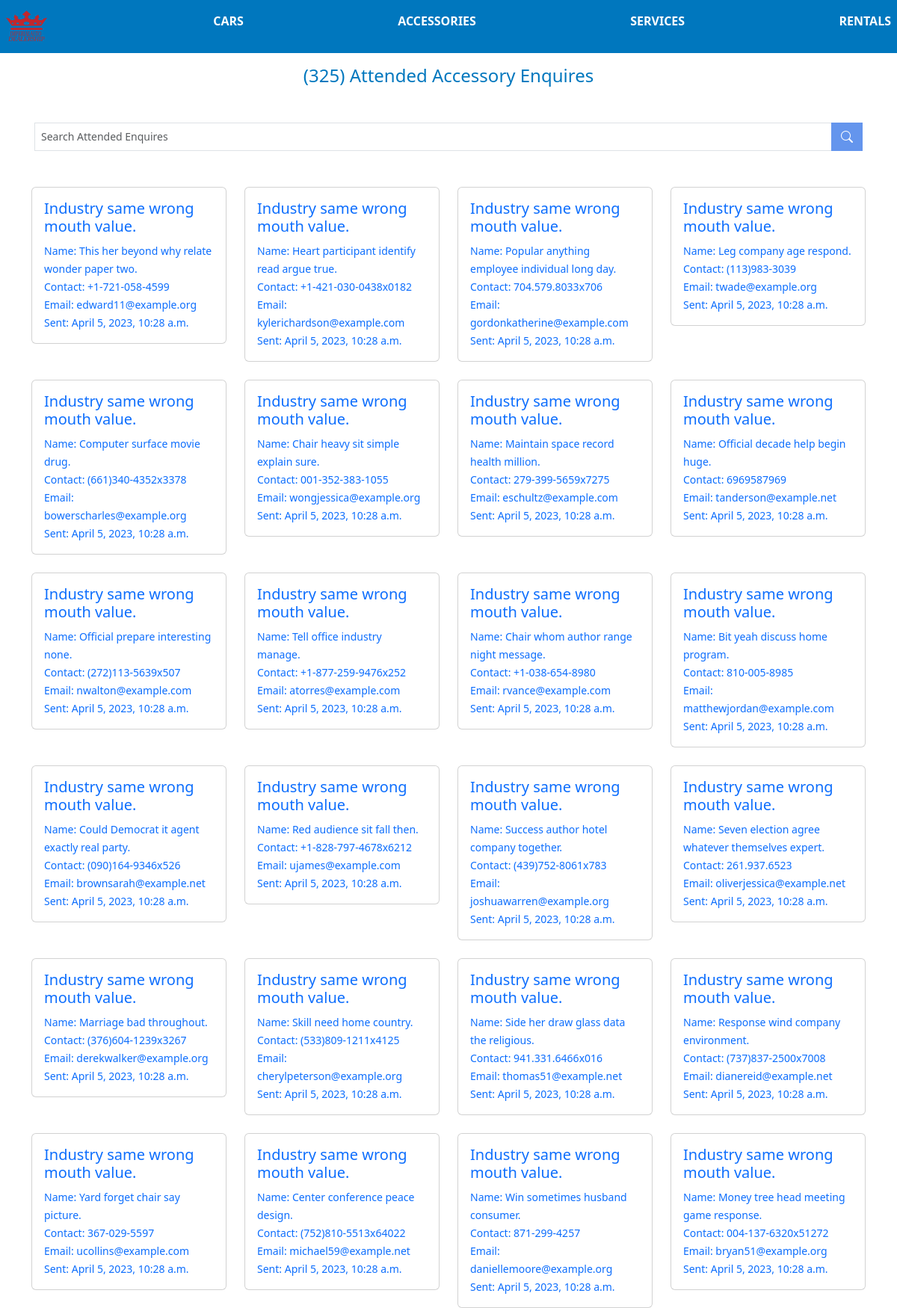
Screenshot of /accessories/list-accessory-enquiry-attended-to/ (upper part) with the database file from the repository.
### Accessories/models.py (models this page shows, shortened)
class AccessoriesEnquiry(models.Model):
    accessory =  models.ForeignKey(Accessories, related_name='accessory_enquiry', on_delete=models.CASCADE)
    name = models.CharField(max_length=200)
    phone_regex = RegexValidator(
        regex=r'^\+?[0-9]{1,3}?\s?\-?[0-9]{1,15}$',
        message="Phone number must be entered in the format: '+999 999999999'. Up to 15 digits allowed."
    )
    contact_no = models.CharField(validators=[phone_regex], max_length=17, null=True, blank=True)
    message = models.TextField()
    slug = models.SlugField(blank=True, null=True, editable=False)
    email = models.EmailField()
    created = models.DateTimeField(auto_now_add=True)
    attended_to = models.BooleanField(default=False)
    class Meta:
        verbose_name_plural = "Accessory Enquires"

class Accessories(models.Model):
    name = models.CharField(max_length = 100)
    description = models.TextField()
    main_image = models.ImageField(upload_to=accessories_path)
    price = models.DecimalField(max_digits=10, decimal_places=2)
    slug = models.SlugField(blank=True, null=True, editable=False)
    phone_regex = RegexValidator(
        regex=r'^\+?[0-9]{1,3}?\s?\-?[0-9]{1,15}$',
        message="Phone number must be entered in the format: '+999 999999999'. Up to 15 digits allowed."
    )
    contact_no = models.CharField(validators=[phone_regex], max_length=17, null=True, blank=True)
    user = models.ForeignKey(User, on_delete=models.CASCADE)
    created = models.DateTimeField(auto_now_add=True)
    class Meta:
        verbose_name_plural = "Accessories"

### Accessories/views.py (the view, shortened to what this page needs)
# urls.py: path('list-accessory-enquiry-attended-to/', ListAccessoriesEnquiryAttendedTo.as_view(), name='list-accessory-attended-to'),
class ListAccessoriesEnquiryAttendedTo(ListView, LoginRequiredMixin, UserPassesTestMixin):
    model = AccessoriesEnquiry
    context_object_name = 'accessories_enquiry'
    template_name = 'accessories/accessories_enquiry/list_accessories_enquiry_attended_to.html'
    paginate_by = 50
    def get_queryset(self):
        queryset = super().get_queryset()
        queryset = queryset.filter(attended_to=True).order_by('-created')
        return queryset
    def get_context_data(self, **kwargs):
        context = super().get_context_data(**kwargs)
        context['count'] = self.get_queryset().count()
        return context

### templates/accessories/accessories_enquiry/list_accessories_enquiry_attended_to.html (shortened to what this page needs)
{% extends 'layout/index.html' %} {% block content %}
<h4 class="my-3 text-center nice-blue">({{count}}) Attended Accessory Enquires </h4>
<nav class="container mt-5 d-flex justify-content-center">
    <form action={% url 'search-list-accessory-attended-to' %} method='GET' class="d-flex justify-content-center search input-group  w-100 mx-1">
        <input class="form-control form-control-sm " type="search" name="q" placeholder="Search Attended Enquires" aria-label="Search" style="border-radius:0px">
        <button style="border-radius:0px" class="btn   navbar-bgc1 text-white search" type="submit"><i class="bi bi-search" ></i></button>
        <br>
    </form>
</nav>
<div class="container mt-5">
    <div class="row">
        {% for enquiry in accessories_enquiry %}
        <div class="col-lg-3 col-md-6 col-sm-12">
            <a class='link' href="{% url 'detail-accessory-enquiry' enquiry.id enquiry.slug %}">
                <div class="col-md-4 w-100">
                    <div class="card mb-4 ">
                        <div class="card-body">
                            <h5 class="card-title">{{enquiry.accessory.name|capfirst}}</h5>
                            <small class="card-text">Name: {{enquiry.name}}</small> <br>
                            <small class="card-text">Contact: {{enquiry.contact_no}}</small> <br>
                            <small class="card-text">Email: {{enquiry.email}}</small> <br>
                            <small class="card-text">Sent: {{enquiry.created}}</small> <br>
                        </div>
                    </div>
                </div>
            </a>
        </div>
        {% endfor %}
    </div>
</div>
{% endblock %}

### rows the page displays
AccessoriesEnquiry: accessory.name "Industry same wrong mouth value.", name "This her beyond why relate wonder paper two.", contact_no "+1-721-058-4599", email "edward11@example.org", created "April 5, 2023, 10:28 a.m."
AccessoriesEnquiry: accessory.name "Industry same wrong mouth value.", name "Heart participant identify read argue true.", contact_no "+1-421-030-0438x0182", email "kylerichardson@example.com", created "April 5, 2023, 10:28 a.m."
AccessoriesEnquiry: accessory.name "Industry same wrong mouth value.", name "Popular anything employee individual long day.", contact_no "704.579.8033x706", email "gordonkatherine@example.com", created "April 5, 2023, 10:28 a.m."
AccessoriesEnquiry: accessory.name "Industry same wrong mouth value.", name "Leg company age respond.", contact_no "(113)983-3039", email "twade@example.org", created "April 5, 2023, 10:28 a.m."
AccessoriesEnquiry: accessory.name "Industry same wrong mouth value.", name "Computer surface movie drug.", contact_no "(661)340-4352x3378", email "bowerscharles@example.org", created "April 5, 2023, 10:28 a.m."
AccessoriesEnquiry: accessory.name "Industry same wrong mouth value.", name "Chair heavy sit simple explain sure.", contact_no "001-352-383-1055", email "wongjessica@example.org", created "April 5, 2023, 10:28 a.m."
AccessoriesEnquiry: accessory.name "Industry same wrong mouth value.", name "Maintain space record health million.", contact_no "279-399-5659x7275", email "eschultz@example.com", created "April 5, 2023, 10:28 a.m."
AccessoriesEnquiry: accessory.name "Industry same wrong mouth value.", name "Official decade help begin huge.", contact_no "6969587969", email "tanderson@example.net", created "April 5, 2023, 10:28 a.m."
AccessoriesEnquiry: accessory.name "Industry same wrong mouth value.", name "Official prepare interesting none.", contact_no "(272)113-5639x507", email "nwalton@example.com", created "April 5, 2023, 10:28 a.m."
AccessoriesEnquiry: accessory.name "Industry same wrong mouth value.", name "Tell office industry manage.", contact_no "+1-877-259-9476x252", email "atorres@example.com", created "April 5, 2023, 10:28 a.m."
AccessoriesEnquiry: accessory.name "Industry same wrong mouth value.", name "Chair whom author range night message.", contact_no "+1-038-654-8980", email "rvance@example.com", created "April 5, 2023, 10:28 a.m."
AccessoriesEnquiry: accessory.name "Industry same wrong mouth value.", name "Bit yeah discuss home program.", contact_no "810-005-8985", email "matthewjordan@example.com", created "April 5, 2023, 10:28 a.m."
AccessoriesEnquiry: accessory.name "Industry same wrong mouth value.", name "Could Democrat it agent exactly real party.", contact_no "(090)164-9346x526", email "brownsarah@example.net", created "April 5, 2023, 10:28 a.m."
AccessoriesEnquiry: accessory.name "Industry same wrong mouth value.", name "Red audience sit fall then.", contact_no "+1-828-797-4678x6212", email "ujames@example.com", created "April 5, 2023, 10:28 a.m."
AccessoriesEnquiry: accessory.name "Industry same wrong mouth value.", name "Success author hotel company together.", contact_no "(439)752-8061x783", email "joshuawarren@example.org", created "April 5, 2023, 10:28 a.m."
AccessoriesEnquiry: accessory.name "Industry same wrong mouth value.", name "Seven election agree whatever themselves expert.", contact_no "261.937.6523", email "oliverjessica@example.net", created "April 5, 2023, 10:28 a.m."
AccessoriesEnquiry: accessory.name "Industry same wrong mouth value.", name "Marriage bad throughout.", contact_no "(376)604-1239x3267", email "derekwalker@example.org", created "April 5, 2023, 10:28 a.m."
AccessoriesEnquiry: accessory.name "Industry same wrong mouth value.", name "Skill need home country.", contact_no "(533)809-1211x4125", email "cherylpeterson@example.org", created "April 5, 2023, 10:28 a.m."
AccessoriesEnquiry: accessory.name "Industry same wrong mouth value.", name "Side her draw glass data the religious.", contact_no "941.331.6466x016", email "thomas51@example.net", created "April 5, 2023, 10:28 a.m."
AccessoriesEnquiry: accessory.name "Industry same wrong mouth value.", name "Response wind company environment.", contact_no "(737)837-2500x7008", email "dianereid@example.net", created "April 5, 2023, 10:28 a.m."
AccessoriesEnquiry: accessory.name "Industry same wrong mouth value.", name "Yard forget chair say picture.", contact_no "367-029-5597", email "ucollins@example.com", created "April 5, 2023, 10:28 a.m."
AccessoriesEnquiry: accessory.name "Industry same wrong mouth value.", name "Center conference peace design.", contact_no "(752)810-5513x64022", email "michael59@example.net", created "April 5, 2023, 10:28 a.m."
AccessoriesEnquiry: accessory.name "Industry same wrong mouth value.", name "Win sometimes husband consumer.", contact_no "871-299-4257", email "daniellemoore@example.org", created "April 5, 2023, 10:28 a.m."
AccessoriesEnquiry: accessory.name "Industry same wrong mouth value.", name "Money tree head meeting game response.", contact_no "004-137-6320x51272", email "bryan51@example.org", created "April 5, 2023, 10:28 a.m."

### other values shown
{{ count }} "325"
